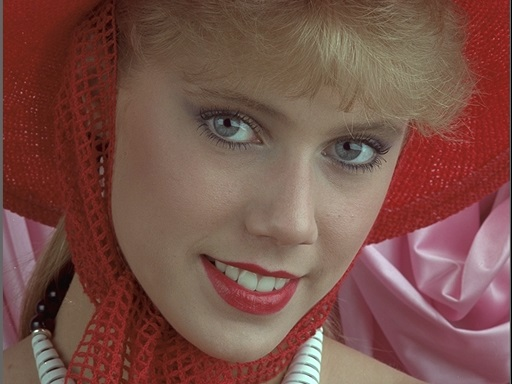
#> input picture anhthi/I04.jpg, 512 x 384 px
$ python test.py
#> lines starting #> are read from the running program, lines starting #| are printed output that depends on the picture; after the words box and inside, x2 and y2 are one past the last pixel; in counts of white or black regions, pixels touching at a corner belong together
import cv2
import numpy as np

I= cv2.imread('I04.jpg')
#> I is the input picture: shape (384, 512, 3); mean B, G, R 72.7, 80.9, 121.3
cv2.imshow('I04.jpg',I)
# [29 lines of commented-out code are left out]

Ig = cv2.cvtColor(I,cv2.COLOR_BGR2GRAY)
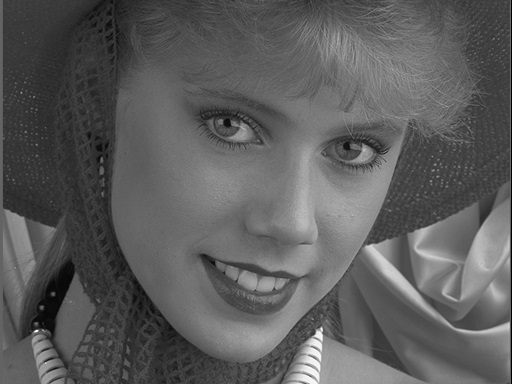
#> Ig: shape (384, 512); min 0, max 253, mean 92
nguong_OTSU, I_OTSU = cv2.threshold(Ig,93,255,cv2.THRESH_OTSU)
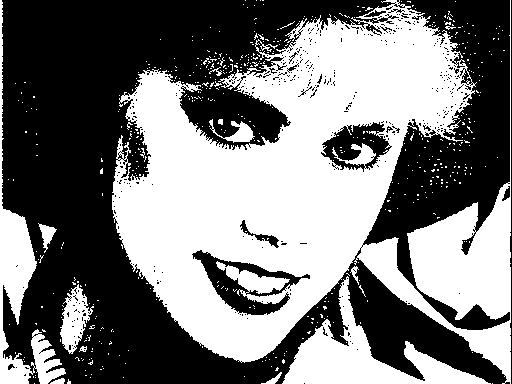
#> I_OTSU: shape (384, 512); 47.5% white; 542 white regions (528 under 20 px), largest, box (x1, y1, x2, y2) and area: (112, 0, 511, 384) 78280, (282, 276, 491, 384) 6555, (0, 0, 66, 384) 5136
#> nguong_OTSU = 93
print('nguong OTSU = ',nguong_OTSU)
#| nguong OTSU =  93.0
cv2.imshow("nhi phan OTSU",I_OTSU)

cv2.waitKey(0)
cv2.destroyAllWindows()
